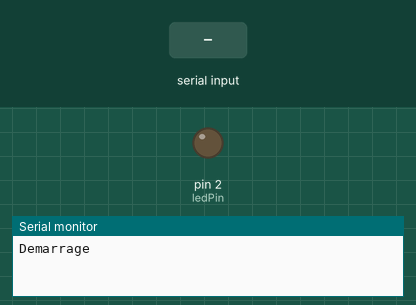
Bench run of a sketch on a simulated Arduino Uno, built with avr-gcc and run on an emulated ATmega328P. Shown: output pins drawn as LEDs (lit = HIGH), the last lines printed to the serial monitor. Inputs (shaded band) come from the test bench.

Above: at 1.2 s.
1.3 s: "y" received over Serial
At 2.0 s:
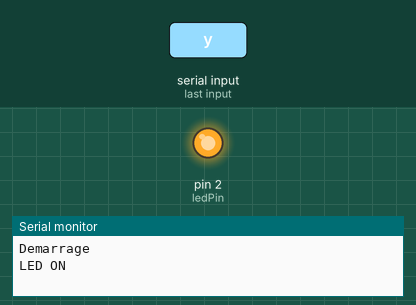
2.8 s: "n" received over Serial
At 3.1 s:
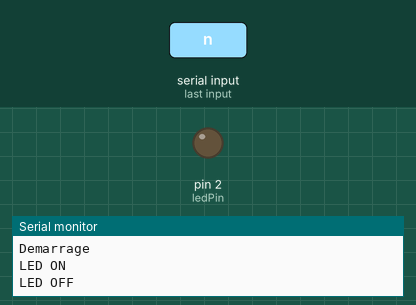
Timing chart, 0 to 5.8 s (numbered marks = the images above; inputs shaded):
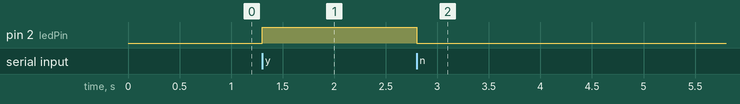

The sketch:

led_par_envoi_de_caractere.ino
```cpp
int ledPin = 2;
int buttonPin = 3;
int buttonState = 0;
int lecture1, lecture2;

void setup() {
  // put your setup code here, to run once:
  pinMode(ledPin, OUTPUT);
 // pinMode(buttonPin, INPUT);
  Serial.begin(9600);
  Serial.println("Demarrage \n");

}

void loop() {
  // put your main code here, to run repeatedly:
  /*lecture1 = digitalRead(buttonPin);
  delay(10);
  lecture2 = digitalRead(buttonPin);
  if((lecture1==lecture2) && (lecture1!=buttonState))
  {
    Serial.println("Changement d'état du bouton");
    buttonState = lecture1;
  }*/
  if(Serial.available()>0)
  {
    lecture1 = Serial.read();
    if(lecture1 =='y')
    {
      Serial.println("LED ON");
      digitalWrite(ledPin,HIGH);
    }
        if(lecture1 =='n')
    {
      Serial.println("LED OFF");
      digitalWrite(ledPin,LOW);
    }
  }

}
```

Measured:
- after the input at 1.3 s, pin 2 (ledPin): LOW → HIGH at once
- after the input at 2.8 s, pin 2 (ledPin): HIGH → LOW at once
